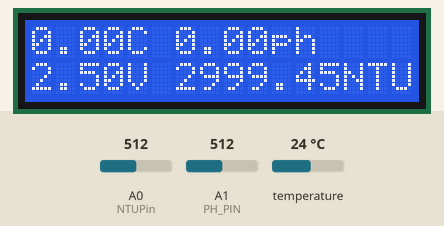
Recording of a sketch running on a simulated Arduino Uno, built with avr-gcc and run on an emulated ATmega328P. Shown: 16×2 character LCD. The inputs (shaded band) are chosen by the test bench; at power-on: temperature 24 °C, A0 (NTUPin) = 512, A1 (PH_PIN) = 512. The local clock reads 2024-03-15 10:24:30 at power-on unless the sketch sets it; storage starts empty; what the sketch prints to the serial monitor is not drawn.

Above: at 1.8 s.
1.9 s: temperature set to 12 °C
At 4.4 s:
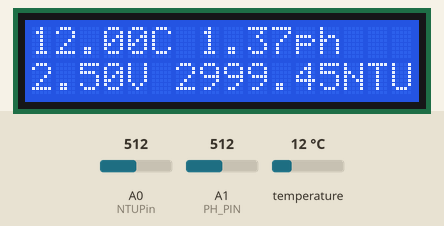
4.7 s: A0 (NTUPin) set to 716
At 6.2 s:
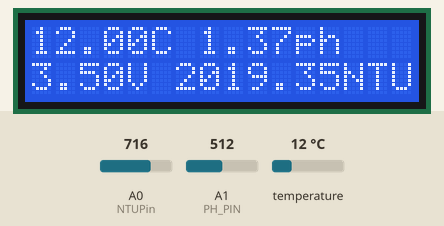
6.7 s: A1 (PH_PIN) set to 716
At 7.8 s:
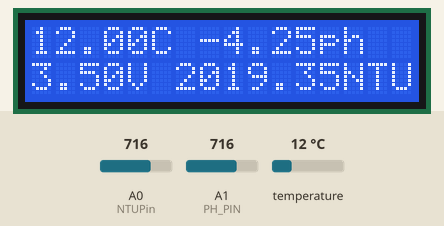
8.7 s: temperature set to 19 °C
At 10.4 s:
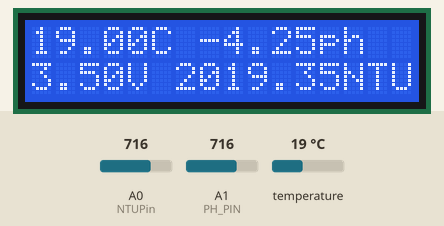
10.7 s: A0 (NTUPin) set to 810
At 12.3 s:
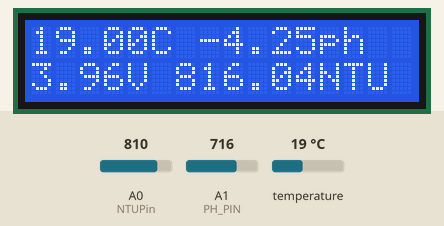
12.7 s: A1 (PH_PIN) set to 810
At 14.0 s:
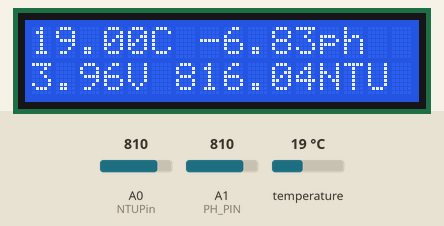
Timing chart, 0 to 15.7 s (numbered marks = the images above; inputs shaded):
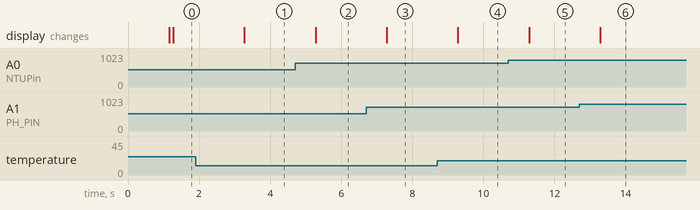

The sketch:

finalcode.ino
```cpp
#include <RTC.h>

//#include <RTClib.h>


#include <DFRobot_PH.h>

#include <Wire.h>

#include <EEPROM.h>

#include <OneWire.h>

#include <DallasTemperature.h>

#include <SPI.h>

#include <SD.h>

#include <LiquidCrystal_I2C.h>

static DS3231 RTC;

int ho,sec,mi ;


File myFile;

#define ONE_WIRE_BUS A2                           // A2 pin is used for TEMPERATURE SENSOR

#define PH_PIN A1                                // A1 pin is used for PH SENSOR

int NTUPin = A0;                                 // A0 pin is used for TURBIDITY SENSOR

OneWire oneWire(ONE_WIRE_BUS);

DallasTemperature sensors(&oneWire);

LiquidCrystal_I2C lcd(0x27, 16, 2);               // I2C address 0x27, 16 column and 2 rows

//RTC_DS1307 RTC;

DFRobot_PH ph;


int count=0;

float volt,avgt=0,avgntu=0,sumt=0,sumntu=0;

float ntu;

float voltage,phValue,temperature,t;


void setup () {
   Serial.begin(9600);


   Wire.begin();

   RTC.begin();

   ph.begin();
if (SD.begin())
{
  Serial.println("Ready");
}
else
{
  Serial.println("Failed");
  return;
}
myFile = SD.open("Data.txt",FILE_WRITE);

if(myFile)
  {
  myFile.println("Timestamp  | Temperature | phValue | Voltage | NTU | TempAvg | NTUAvg");
  myFile.close();
  }
  else
  {
    Serial.print("Memory card not found");
  }


}
void loop () {


  if (RTC.isRunning())
  {
    //Serial.print(RTC.getDay());
    //Serial.print("-");
    //Serial.print(RTC.getMonth());
    //Serial.print("-");
    //Serial.print(RTC.getYear());
    //Serial.print(" ");
    //Serial.print(RTC.getHours());
    ho=RTC.getHours();
    //Serial.print(":");
    //Serial.print(RTC.getMinutes());
    mi=RTC.getMinutes();
    //Serial.print(":");
    //Serial.print(RTC.getSeconds());
    sec=RTC.getSeconds();
    //Serial.print("");
    if (RTC.getHourMode() == CLOCK_H12)
    {
      switch (RTC.getMeridiem()) {
      case HOUR_AM:
        //Serial.print(" AM");
        break;
      case HOUR_PM:
        //Serial.print(" PM");
        break;
      }
    }
    Serial.println("");
  delay(1000);
  }
  else
  {
    delay(200);
    Serial.println("Setting Time");
    RTC.setHourMode(CLOCK_H12);
    //RTC.setHourMode(CLOCK_H24);
    RTC.setDateTime(__DATE__, __TIME__);
    Serial.println("New Time Set");
    RTC.startClock();
  }


     Serial.print(__DATE__);
      Serial.print("   |   ");
      //Serial.print(__TIME__);
      Serial.print(ho);
      Serial.print(":");
      Serial.print(mi);
      Serial.print(":");
      Serial.print(sec);
    Serial.println();


   static unsigned long timepoint = millis();      // this block gives the PHvalue from the ph sensor
    if(millis()-timepoint>1000U){                  //time interval: 1s
        timepoint = millis();
        temperature = readTemperature();           // read your temperature sensor to execute temperature compensation
        voltage = analogRead(PH_PIN)/1024.0*5000;  // read the voltage
        phValue = ph.readPH(voltage,temperature);  // convert voltage to pH with temperature compensation
        Serial.print("temperature:");
        Serial.print(temperature,1);
        Serial.print("^C  pH:");
        Serial.println(phValue,2);
        Serial.println();
    }
    ph.calibration(voltage,temperature);


    volt = 0;

    for(int i=0; i<800; i++)
    {
        volt += ((float)analogRead(NTUPin)/1023)*5;
    }
    volt = volt/800;
    volt = round_to_dp(volt,2);

    ntu = (-1120.4*square(volt)+5742.3*volt-4353.8);  // NTU calculation


    Serial.print(volt);
    Serial.print(" V ");
    Serial.print(" NTU :");
    Serial.print(ntu);
    Serial.println();


   // count+=1;
   // sumt+=temperature;
   // avgt=sumt/count;           // Finds the average of temperature values from temperature sensor
   // sumtntu+=ntu;
   // avgntu=sumntu/count;       // Finds the average of NTU values from TURBIDITY sensor

   //Serial.println(avgt);
   //Serial.println(avgntu);


  lcd.init();                  // initialize the lcd
  lcd.backlight();

  lcd.setCursor(0, 0);         // move cursor to   (0, 0)

  lcd.print(temperature);      // print message at (0, 0)
  lcd.print("C ");
  lcd.print(phValue);
  lcd.print("ph");

  lcd.setCursor(0,1);         // move cursor to   (2, 1)

  lcd.print(volt);            // print message at (2, 1)
  lcd.print("V ");
  lcd.print(ntu);
  lcd.print("NTU");


   myFile = SD.open("Data.txt",FILE_WRITE); // This block of code prints the sensor values to file saved in SD card

    if (myFile)
    {

   //myFile.print(now.year(), DEC);
   //myFile.print('/');
   //myFile.print(now.month(), DEC);
   //myFile.print('/');
   //myFile.print(now.day(), DEC);
   //myFile.print(' ');                        // This is printing TIMESTAMP
   //myFile.print(now.hour(), DEC);
   //myFile.print(':');
   //myFile.print(now.minute(), DEC);
   //myFile.print(':');
   //myFile.print(now.second(), DEC);
   myFile.print(__DATE__);
      myFile.print("   |   ");
      //Serial.print(__TIME__);
      myFile.print(ho);
      myFile.print(":");
      myFile.print(mi);
      myFile.print(":");
      myFile.print(sec);
   myFile.print(" | ");
   myFile.print(t);
   myFile.print("^C  | ");
   myFile.print(phValue);
   myFile.print(" | ");
   myFile.print(volt);
   myFile.print("V  | ");
   myFile.print(ntu);
   //myFile.print(" | ");
   //myFile.print(avgt);
   //myFile.print(" | ");
   //myFile.print(avgntu);
   myFile.println();

   myFile.close();

   }

   else
   { Serial.print("Memory card not found");
   }
}

float readTemperature()
{
  //this block of code gives the temperature from the temperature sensor

  sensors.requestTemperatures();

  t=sensors.getTempCByIndex(0);
  return t;

}


float round_to_dp( float in_value, int decimal_place )//This block belongs to caluclation of NTU value from turbidity sensor
{
  float multiplier = powf( 10.0f, decimal_place );
  in_value = roundf( in_value * multiplier ) / multiplier;
  return in_value;
}
```

Measured:
- after the input at 1.9 s, the display: changes after 1.4 s (image 1)
- after the input at 4.7 s, the display: changes after 0.58 s (image 2)
- after the input at 6.7 s, the display: changes after 0.58 s (image 3)
- after the input at 8.7 s, the display: changes after 0.58 s (image 4)
- after the input at 10.7 s, the display: changes after 0.59 s (image 5)
- after the input at 12.7 s, the display: changes after 0.59 s (image 6)
